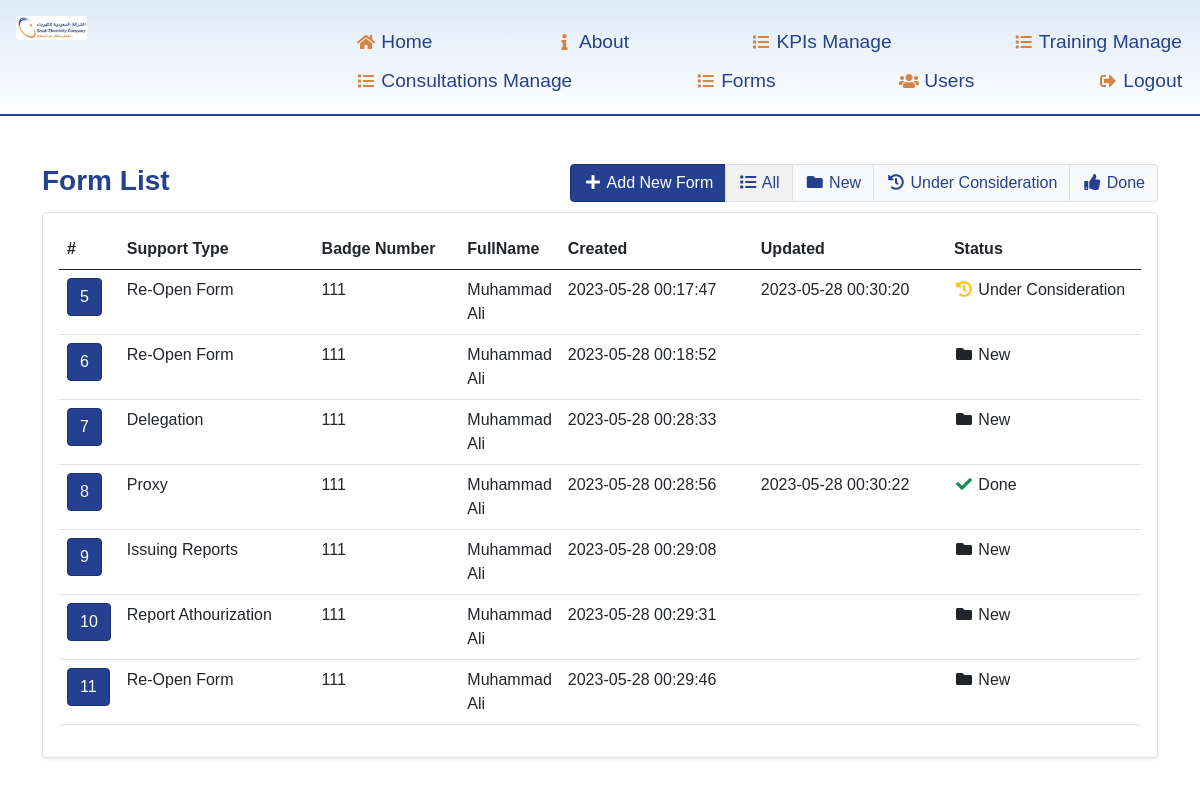
/form.php (signed in), run on the app's committed database.
### tables this page shows
CREATE TABLE `forms` (
  `id` int(11) NOT NULL,
  `user_id` int(11) NOT NULL,
  `support_type_id` int(11) NOT NULL,
  `form_info` text NOT NULL,
  `status` enum('new','under consideration','done') NOT NULL DEFAULT 'new',
  `created` datetime NOT NULL,
  `updated` datetime DEFAULT current_timestamp() ON UPDATE current_timestamp()
);

CREATE TABLE `support_types` (
  `id` int(11) NOT NULL,
  `support_type` varchar(30) NOT NULL
);

CREATE TABLE `users` (
  `id` int(11) NOT NULL,
  `email` varchar(50) NOT NULL,
  `password` varchar(32) NOT NULL,
  `badge_number` int(11) NOT NULL,
  `first_name` varchar(30) NOT NULL,
  `last_name` varchar(30) NOT NULL,
  `lastlogin` datetime DEFAULT NULL
);

### form.php (the view, shortened to what the rows shown need)
<?PHP
require_once 'init.php';
include 'views/header.php';
?>
<div class="container">
   <?PHP if (!$action) {
      $where = "`forms`.`user_id` = '$user_id'";
      $where .= ($status) ? "  AND forms.status = '$status' " : '';
      $Forms = getForms($where);
   ?>
      <div class="rounded border p-3 shadow-sm bg-white">
         <table class="table table-hover">
            <thead>
               <tr>
                  <th width="25">#</th>
                  <th width="200">Support Type </th>
                  <th width="150">Badge Number</th>
                  <th>FullName</th>
                  <th width="200">Created</th>
                  <th width="200">Updated</th>
                  <th width="200">status</th>
               </tr>
            </thead>
            <?PHP
            if ($Forms) {
            ?>
               <tbody>
                  <?PHP foreach ($Forms as $Form) {
                  ?>
                     <tr>
                        <td>
                           <a class="btn btn-main" href="form-info.php?id=<?= $Form['id'] ?>"> <?= $Form['id'] ?></a>
                        </td>
                        <td>
                           <?= $Form['support_type'] ?>
                        </td>
                        <td>
                           <?= $Form['badge_number'] ?>
                        </td>
                        <td>
                           <?= $Form['fullName'] ?>
                        </td>
                        <td>
                           <?= $Form['created'] ?>
                        </td>
                        <td>
                           <?= $Form['updated'] ?>
                        </td>
                        <td>
                           <?PHP if ($Form['status'] == 'accepted') { ?>
                              <a href="Form.php?completed=true&id=<?= $Form['Form_id'] ?>" class="btn btn-success">Completed</a>
                           <?PHP } else { ?>
                              <?= getStatusIcon($Form['status'], true) ?>
                           <?PHP } ?>
                        </td>
                     </tr>
                  <?PHP } ?>
               </tbody>
            <?PHP } ?>
         </table>
      <?PHP } else if ($action == 'add') {
      $supportTypes = getSupportTypes();
      if (isset($_POST['doSubmit'])) {
         $details = [];
         $support_type_id = post('support_type_id');
         if ($support_type_id == 1 || $support_type_id == 2) {
            $employee_badge = post('employee_badges');
            $rep_number = post('rep_number');
            $arr = [];
            $i = 0;
            if ($employee_badge) {
               foreach ($employee_badge as $e) :
                  array_push($arr, ['employee_badge' => $e, 'rep_number' => $rep_number[$i]]);
                  $i++;
               endforeach;
            }
            $details = $arr;
         } else if ($support_type_id == 3) {
            $bussines_unit = post('bussines_unit_3');
            $type_of_report = post('type_of_report');
            $details = ['bussines_unit' => $bussines_unit, 'type_of_report' => $type_of_report];
         } else if ($support_type_id == 4) {
            $employee_badge = post('employee_badge_4');
            $organizational_code = post('organizational_code');
            $bussines_unit = post('bussines_unit_4');
            $details = ['employee_badge' => $employee_badge, 'organizational_code' => $organizational_code, 'bussines_unit' => $bussines_unit];
         } else if ($support_type_id == 5) {
            $employee_badge = post('employee_badge_5');
            $manager_badge = post('manager_badge_5');
            $form_type = post('form_type');
            $details = ['employee_badge' => $employee_badge, 'manager_badge' => $manager_badge, 'form_type' => $form_type];
         }
         $details = ($details) ? "'" . json_encode($details) . "'" : 'NULL';
         $sql = "INSERT INTO `forms` (`user_id`, `support_type_id`, `form_info`, `status`, `created`, `updated`) VALUES ('$user_id', '$support_type_id', $details , 'new', current_timestamp(), null)";
         $lastID =  dbInsert($sql);
         if ($lastID) {
            redirect("form.php");
         }
      }
      ?>
         <form method="post">
            <div class="row justify-content-md-center   my-5">
               <h3 class="title text-center"> Performance managemnt support</h3>
               <div class="col-6  bg-white border shadow-sm p-4 ">
                  <div class='mb-3'>
                     <label class="my-3" for='support_type_id'>Support Type</label>
                     <select name="support_type_id" id="support_type_id" class="form-select">
                        <?PHP foreach ($supportTypes as $type) { ?>
                           <option value="<?= $type['id'] ?>"><?= $type['support_type'] ?></option>
                        <?PHP } ?>
                     </select>
                  </div>
                  <div class='mb-3' id="div_1">
                     <div id="row_1">
                        <div class="row">
                           <div class="col-6">
                              <label class="my-2">Employee Badge</label>
                              <input type="number" name="employee_badges[]" id="employee_badges" class="form-control" />
                           </div>
                           <div class="col-6">
                              <label class="my-2">Manager Badge</label>
                              <input type="number" name="rep_number[]" id="rep_number" class="form-control" />
                           </div>
                        </div>
                     </div>
                     <button type="button" id="addRow" class="btn btn-main my-2 float-end"><i class="fa fa-fw fa-plus  "></i></button>
                  </div>
                  <div class='mb-3' id="div_3" style="display: none;">
                     <div class="col-12">
                        <label class="my-2">Bussines Unit</label>
                        <select name="bussines_unit_3" id="bussines_unit" class="form-select">
                           <option value="Human resources & Corporate services">Human resources & Corporate services</option>
                           <option value="Distribution & Customer Services">Distribution & Customer Services</option>
                           <option value="INTERNAL ADUTING">INTERNAL ADUTING</option>
                           <option value="National Grid (SA)">National Grid (SA)</option>
                           <option value="Technical Services  BL ">Technical Services BL</option>
                           <option value="Saudi energy production company">Saudi energy production company</option>
                           <option value="Saudi electircity Project Development CO">Saudi electircity Project Development CO</option>
                           <option value="Information Technology &DIgital Transformation ">Information Technology &DIgital Transformation</option>
                           <option value="HSSE Business Line">HSSE Business Line</option>
                           <option value="Stratigic planning & Investment">Stratigic planning & Investment</option>
                           <option value="Finance">Finance</option>
                           <option value="Risk managemnt & Complaince BL">Risk managemnt & Complaince BL</option>
                           <option value="CEO Support Sector">CEO Support Sector</option>
                           <option value="Corporate Communication & Marketing">Corporate Communication & Marketing</option>
                           <option value="CEO Office">CEO Office</option>
                           <option value="Legal Affairs & BoD Trustee">Legal Affairs & BoD Trustee</option>
                           <option value="Dawiyat Integreated Telecom">Dawiyat Integreated Telecom</option>
                           <option value="Solutions Valley Company">Solutions Valley Company</option>
                        </select>
                     </div>
                     <div class="col-12">
                        <label class="my-2">Type Of Report</label>
                        <select name="type_of_report" id="type_of_report" class="form-select">
                           <option value="Goals report">Goals report</option>
                           <option value="Performance indicators report">Performance indicators report</option>
                        </select>
                     </div>
                  </div>
                  <div class='mb-3' id="div_4" style="display: none;">
                     <div id="row_4">
                        <div class="row">
                           <div class="col-6">
                              <label class="my-2">Employee Badge</label>
                              <input type="text" name="employee_badge_4" id="employee_badge" class="form-control" />
                           </div>
                           <div class="col-6">
                              <label class="my-2">Organizational Code</label>
                              <input type="text" name="organizational_code" id="organizational_code" class="form-control" />
                           </div>
                           <div class="col-12">
                              <label class="my-2">Bussines Unit</label>
                              <select name="bussines_unit_4" id="bussines_unit" class="form-select">
                                 <option value="Human resources & Corporate services">Human resources & Corporate services</option>
                                 <option value="Distribution & Customer Services">Distribution & Customer Services</option>
                                 <option value="INTERNAL ADUTING">INTERNAL ADUTING</option>
                                 <option value="National Grid (SA)">National Grid (SA)</option>
                                 <option value="Technical Services  BL ">Technical Services BL</option>
                                 <option value="Saudi energy production company">Saudi energy production company</option>
                                 <option value="Saudi electircity Project Development CO">Saudi electircity Project Development CO</option>
                                 <option value="Information Technology &DIgital Transformation ">Information Technology &DIgital Transformation</option>
                                 <option value="HSSE Business Line">HSSE Business Line</option>
                                 <option value="Stratigic planning & Investment">Stratigic planning & Investment</option>
                                 <option value="Finance">Finance</option>
                                 <option value="Risk managemnt & Complaince BL">Risk managemnt & Complaince BL</option>
                                 <option value="CEO Support Sector">CEO Support Sector</option>
                                 <option value="Corporate Communication & Marketing">Corporate Communication & Marketing</option>
                                 <option value="CEO Office">CEO Office</option>
                                 <option value="Legal Affairs & BoD Trustee">Legal Affairs & BoD Trustee</option>
                                 <option value="Dawiyat Integreated Telecom">Dawiyat Integreated Telecom</option>
                                 <option value="Solutions Valley Company">Solutions Valley Company</option>
                              </select>
                           </div>
                        </div>
                     </div>
                  </div>
                  <div class='mb-3' id="div_5" style="display: none;">
                     <div class="row">
                        <div class="col-6">
                           <label class="my-2">Employee Badge</label>
                           <input type="text" name="employee_badge_5" id="employee_badge" class="form-control" />
                        </div>
                        <div class="col-6">
                           <label class="my-2">Manager Badge</label>
                           <input type="text" name="manager_badge_5" id="manager_badge_5" class="form-control" />
                        </div>
                        <div class="col-12">
                           <label class="my-2">Form Type</label>
                           <select name="form_type" id="form_type" class="form-select">
                              <option value="Planning objective  (non managerial -2033)">Planning objective (non managerial -2033)</option>
                              <option value="Leadership planning objective 2023">Leadership planning objective 2023</option>
                              <option value="performance review form 2023">performance review form 2023</option>
                           </select>
                        </div>
                     </div>
                  </div>
                  <div class="form-group ">
                     <label class="my-2">&nbsp;</label>
                     <button type="submit" name="doSubmit" class="btn btn-outline-main">Submit</button>
                  </div>
               </div>
            </div>
         </form>
      <?PHP } ?>
      </div>
      <?PHP include 'views/footer.php' ?>

### config/functions.php (shortened to what the rows shown need)
<?php
function _ucwords($text, $sp = '_')
{
    $str = str_replace($sp, " ", $text);
    return ucwords($str);
}
function isLoggedIn()
{
    return (isset($_SESSION['logged_in'])) ? TRUE : FALSE;
}
function getUserId()
{
    return (isLoggedIn()) ? $_SESSION['user_id'] : 0;
}
function getStatusIcon($status = "false", $withName = "")
{
    $color = "";
    $icon = "";
    switch ($status):
        case 'done':
        case 'active':
        case 'paid':
            $color = 'success';
            $icon = 'check';
            break;
        case 'new':
            $color = 'dark';
            $icon = 'folder';
            break;
        case 'under consideration':
            $color = 'warning';
            $icon = 'history';
            break;
    endswitch;
    if ($withName) {
        return "<i class='text-" . $color . " fa fa-fw fa-" . $icon . "'></i> " . _ucwords($status);
    } else {
        return "<i class='text-" . $color . " fa fa-fw fa-" . $icon . "'></i>";
    }
}

### data on the page
forms: id "5", support_type.support_type "Re-Open Form", user.badge_number "111", fullName "Muhammad Ali", created "2023-05-28 00:17:47", updated "2023-05-28 00:30:20", status "Under Consideration"
forms: id "6", support_type.support_type "Re-Open Form", user.badge_number "111", fullName "Muhammad Ali", created "2023-05-28 00:18:52", status "New"
forms: id "7", support_type.support_type "Delegation", user.badge_number "111", fullName "Muhammad Ali", created "2023-05-28 00:28:33", status "New"
forms: id "8", support_type.support_type "Proxy", user.badge_number "111", fullName "Muhammad Ali", created "2023-05-28 00:28:56", updated "2023-05-28 00:30:22", status "Done"
forms: id "9", support_type.support_type "Issuing Reports", user.badge_number "111", fullName "Muhammad Ali", created "2023-05-28 00:29:08", status "New"
forms: id "10", support_type.support_type "Report Athourization", user.badge_number "111", fullName "Muhammad Ali", created "2023-05-28 00:29:31", status "New"
forms: id "11", support_type.support_type "Re-Open Form", user.badge_number "111", fullName "Muhammad Ali", created "2023-05-28 00:29:46", status "New"
